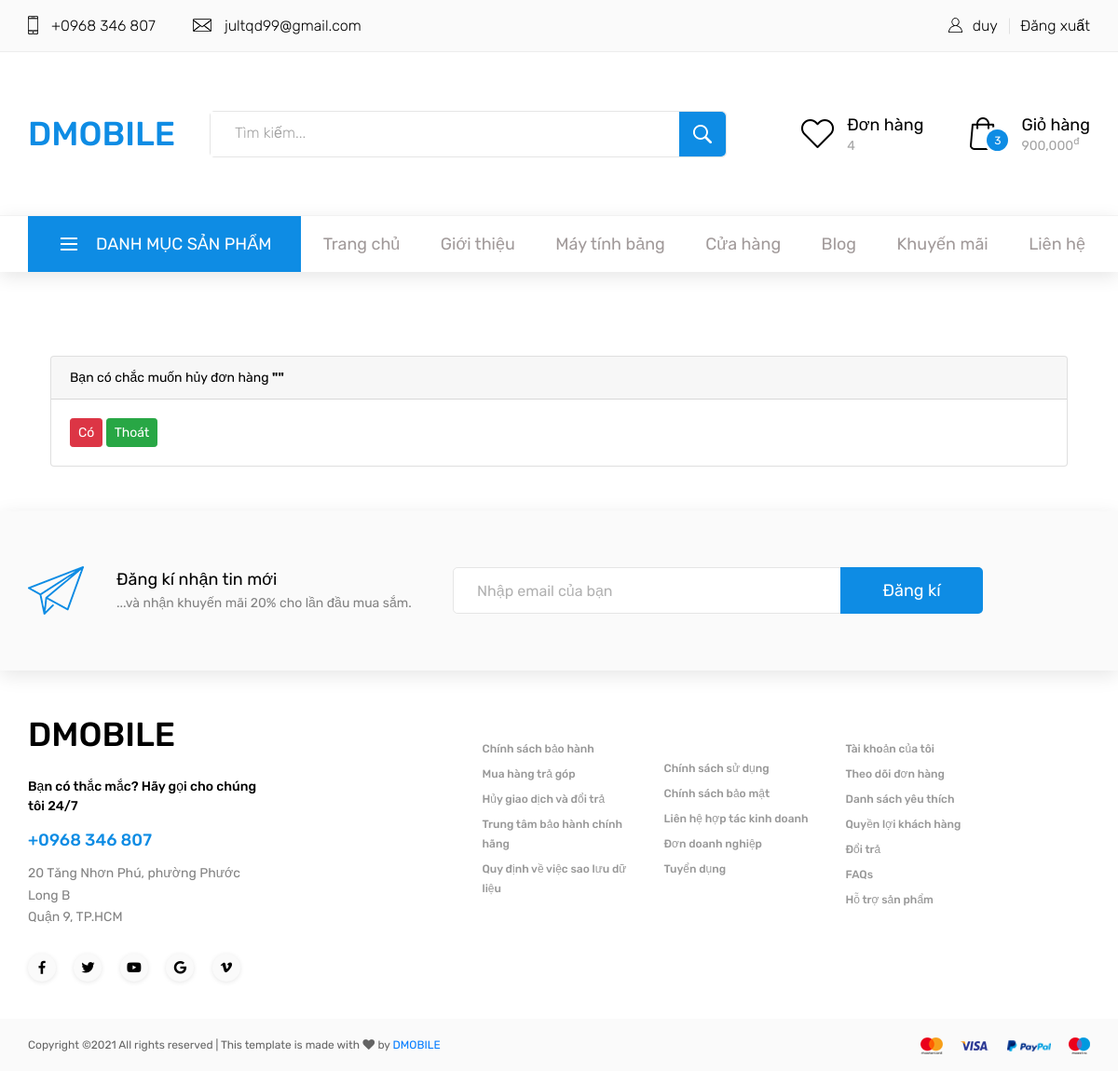
The app's page /tai-khoan/don-hang/huy/20 (signed in), older data.
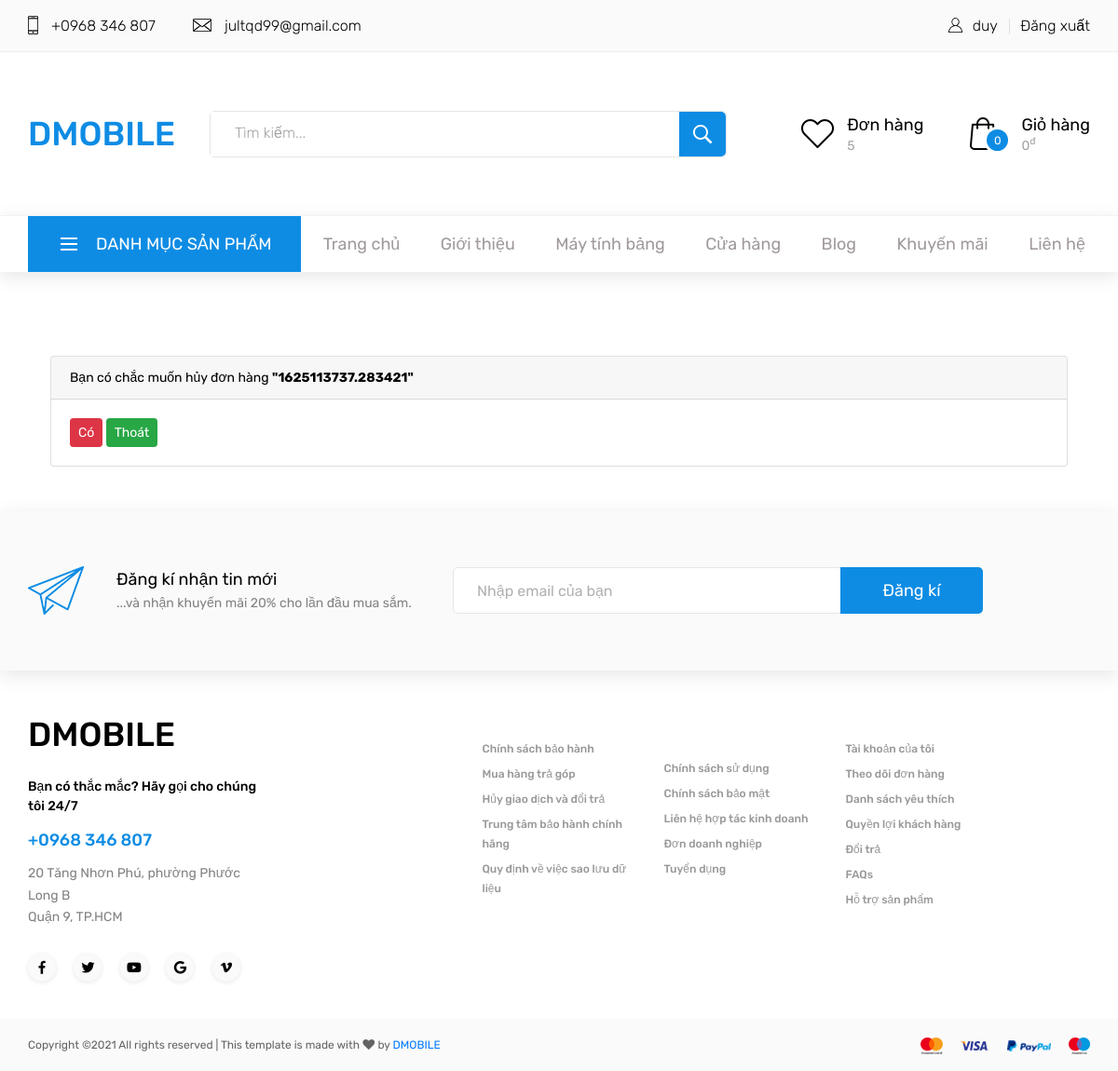
The same page, newer data.
### store/models.py (models this page shows, shortened)
class Order(models.Model):
    status_choice = ((0,'Giỏ hàng'),(1,'Chờ nhận'),(2,'Hoàn thành'))
    code = models.CharField(max_length=50)
    payment_method = models.IntegerField(default=0, null=False, blank=False)
    customer = models.ForeignKey(Customer,on_delete=models.SET_NULL, blank=False, null=True)
    created_date = models.DateTimeField(default=timezone.datetime.now())
    export_date = models.DateTimeField(null=True)
    delivery_address = models.CharField(max_length=255)
    updated_at = models.DateTimeField(default=timezone.datetime.now())
    updated_by = models.ForeignKey(User, on_delete=models.SET_NULL, blank=True, null=True,related_name="order_updated_by")
    status = models.IntegerField(default=0, choices=status_choice)
    class Meta:
        verbose_name = "Đơn hàng"
        verbose_name_plural = "Đơn hàng"
    @property
    def get_cart_items(self):
        orderitems = self.order_detail_set.all()
        total = sum([item.quantity for item in orderitems])
        return total
    @property
    def get_cart_amount(self):
        orderitems = self.order_detail_set.all()
        total = sum([item.quantity*item.product.price for item in orderitems])
        return total

### account/views.py (the view, shortened to what this page needs)
# urls.py: path('don-hang/huy/<int:id>', views.OrderCancel.as_view(), name='order_cancel'),
@method_decorator(staff_member_required, name='dispatch')
class OrderCancel(LoginRequiredMixin, View):
    login_url = 'account:sign_in'
    redirect_field_name = 'redirect_to'
    def get(self, request, id):
        try:
            order = Order.objects.get(id=id)
        except:
            messages.error(request,'Đơn hàng không tồn tại')
            return redirect('account:order')
        context = {'order':order}
        return render(request, 'account/order_cancel.html', context)

### store/context_processors.py (called while the page is built, shortened)
def cart_total(request):
    if request.user.is_authenticated:
        customer = request.user.customer
        order, created = Order.objects.get_or_create(customer=customer, status=0)
        cartItems = order.get_cart_items
        cartAmount = order.get_cart_amount
    return {'cartItems':cartItems, 'cartAmount':cartAmount}

def order_total(request):
    total = 0
    if request.user.is_authenticated:
        total = Order.objects.filter(customer=request.user.customer, status=1).count()
    return {'order_item':total}

### store/models.py (called while the page is built)
    def __str__(self):
        return self.username

### store/templatetags/navbar_tag.py (called while the page is built)
@register.inclusion_tag('store/navbar.html')
def show_navbar():
    categories = Category.objects.filter(parent_id__isnull=True, status=1).order_by('order')
    menus = Menu.objects.filter(parent_id__isnull=True, status=1).order_by('order')
    return {'categories':categories, 'menus':menus}

### store/templates/account/order_cancel.html (shortened to what this page needs)
{% extends 'store/base.html' %}
{% load static %}
{% block content %}
    <link rel="stylesheet" type="text/css" href="{% static 'styles/regular_styles.css' %}">
    <link rel="stylesheet" type="text/css" href="{% static 'styles/regular_responsive.css' %}">
    <div class="container my-3 mb-5">
        <div class="card mx-4" style="margin-top:90px;">
            <div class="card-header">
                Bạn có chắc muốn hủy đơn hàng <b>"{{ order.code }}"</b>
            </div>
            <div class="card-body">
                <form action="{% url 'account:order_cancel' order.id %}" method="post">
                    <div class="form-actions no-color">
                        <input type="submit" value="Có" class="btn btn-sm btn-danger" />
                        <a class=" btn btn-sm btn-success" href="{% url 'account:order' %}"> Thoát</a>
                    </div>
                </form>
            </div>
        </div>
    </div>
{% endblock content %}

### store/templates/store/base.html (shortened to what the changed rows need)
{% load static %}
{% load humanize %}
<!DOCTYPE html>
<html lang="en">
<head>
<link rel="stylesheet" type="text/css" href="{% static 'styles/bootstrap4/bootstrap.min.css' %}">
<link href="{% static 'plugins/fontawesome-free-5.0.1/css/fontawesome-all.css' %}" rel="stylesheet" type="text/css">
<link rel="stylesheet" type="text/css" href="{% static 'plugins/OwlCarousel2-2.2.1/owl.carousel.css' %}">
<link rel="stylesheet" type="text/css" href="{% static 'plugins/OwlCarousel2-2.2.1/owl.theme.default.css' %}">
<link rel="stylesheet" type="text/css" href="{% static 'plugins/OwlCarousel2-2.2.1/animate.css' %}">
<link rel="stylesheet" type="text/css" href="{% static 'plugins/slick-1.8.0/slick.css' %}">
<link rel="stylesheet" type="text/css" href="{% static 'styles/main_styles.css' %}">
<link rel="stylesheet" type="text/css" href="{% static 'styles/responsive.css' %}">
</head>
<body>
<div class="super_container">
	<header class="header">
		<div class="header_main">
			<div class="container">
				<div class="row">
					<div class="col-lg-4 col-9 order-lg-3 order-2 text-lg-left text-right">
						<div class="wishlist_cart d-flex flex-row align-items-center justify-content-end">
							<div class="wishlist d-flex flex-row align-items-center justify-content-end">
								<div class="wishlist_content">
									<div class="wishlist_text"><a href="{% url 'account:order' %}">Đơn hàng</a></div>
									<div class="wishlist_count">{{ order_item }}</div>
								</div>
							</div>
							<div class="cart">
								<div class="cart_container d-flex flex-row align-items-center justify-content-end">
									<div class="cart_icon">
										<div class="cart_count"><span>{{ cartItems }}</span></div>
									</div>
									<div class="cart_content">
										<div class="cart_text"><a href="{% url 'cart' %}">Giỏ hàng</a></div>
										<div class="cart_price">{{ cartAmount|intcomma }}<sup>đ</sup></div>
									</div>
								</div>
							</div>
						</div>
					</div>
				</div>
			</div>
		</div>
		{% load navbar_tag %}
	</header>
	{% block content %}
	{% endblock %}
</div>
</body>
</html>

Row changes from the older to the newer data that the page shows:
now on this page (row edited): Order: code "1625113737.283421"
Text that changed along with them:
{{ order_item }}: "4" → "5"
{{ cartItems }}: "3" → "0"
{{ cartAmount|intcomma }}: "900,000" → "0"
